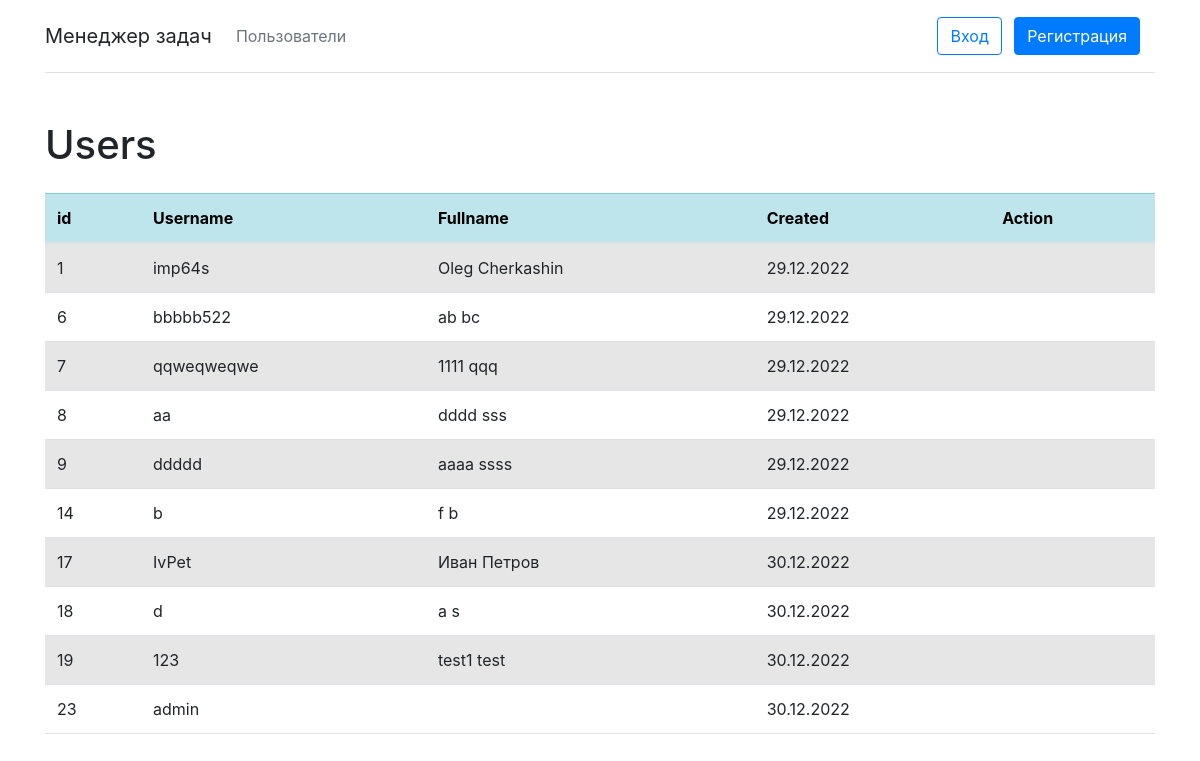
/users/, run on an earlier commit of the app's database.
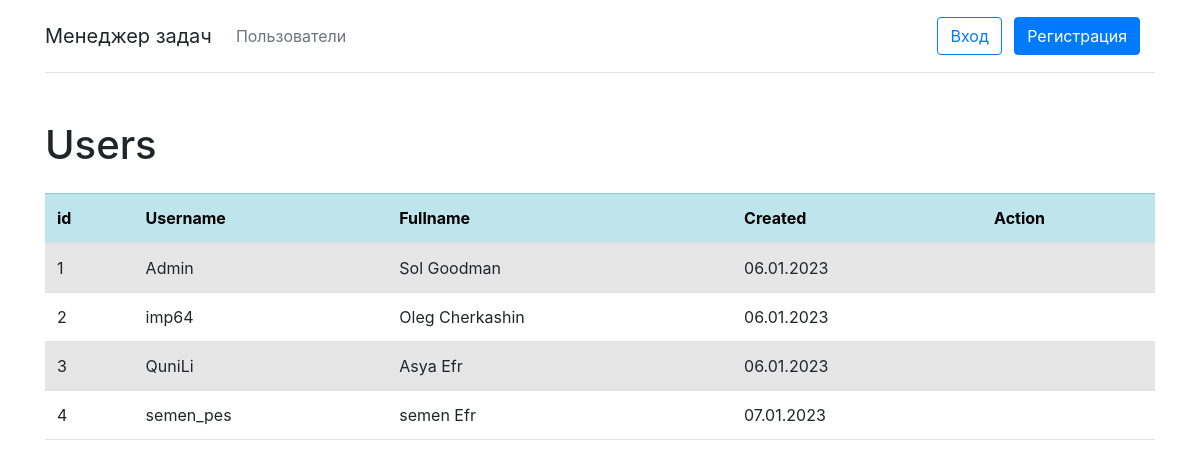
And on a later commit of the database.
### task_manager/users/models.py (models this page shows, shortened)
class Users(AbstractUser):
    USERNAME_FIELD = 'username'
    REQUIRED_FIELDS = []
    def get_full_name(self):
        return f'{self.first_name} {self.last_name}'
    class Meta:
        verbose_name = _("User")
        verbose_name_plural = _("Users")

### task_manager/users/views.py (the view)
# urls.py: path('', ListUsers.as_view(), name='home_users'),
class ListUsers(ListView):
    model = Users
    context_object_name = 'users'
    extra_context = {'title': _('Users')}

### task_manager/templates/users/users_list.html (shortened to what this page needs)
{% extends 'base.html' %}
{% load bootstrap4 %}
{% load i18n %}
{% block content %}
    <h1 class="my-4">{{ title }}</h1>
    <table class="table table-striped table-hover">
        <thead>
        <tr class="table-info">
            <th>id</th>
            <th>{% trans 'Username' %}</th>
            <th>{% trans 'Fullname' %}</th>
            <th>{% trans 'Created' %}</th>
            <th>{% trans 'Action' %}</th>
        </tr>
        </thead>
        <tbody>
            {% for u in users %}
            <tr>
                <td>{{ u.id }}</td>
                <td>{{ u.username }}</td>
                <td>{{ u.get_full_name }}</td>
                <td>{{ u.date_joined|date:"d.m.Y" }}</td>
                <td>
                </td>
            </tr>
            {% endfor %}
        </tbody>
    </table>
{% endblock %}

### task_manager/templates/base.html (shortened to what this page needs)
{% load static %}
<!doctype html>
<html lang="en">
  <head>
    <link href="{% static 'bootstrap.min.css' %}" rel="stylesheet">
    <link href="{% static 'headers.css' %}" rel="stylesheet">
    {% load bootstrap4 %}
    {% load i18n %}
    {% bootstrap_css %}
  </head>
  <body class="d-flex flex-column min-vh-100">
    {% include "navigation.html" %}
    <div class="container">
      {% block content %}
      {% endblock %}
    </div>
  </body>
</html>

### task_manager/templates/navigation.html (shortened to what this page needs)
{% block navigation %}
<div class="container">
    <header class="d-flex flex-wrap align-items-center justify-content-center justify-content-md-between py-3 mb-4 border-bottom">
      <ul class="nav col-12 col-md-auto mb-2 justify-content-center mb-md-0">
        <li><a href="{% url 'index' %}" class="navbar-brand">Менеджер задач</a></li>
        <li><a href="{% url 'home_users' %}" class="nav-link px-2 link-secondary">Пользователи</a></li>
      </ul>
      <div class="col-md-3 text-end">
        {% if user.is_authenticated %}
        <a href="{% url 'logout' %}">
          <button type="button" class="btn btn-danger">Выход</button>
        </a>
        {% else %}
        <a href="{% url 'login' %}">
          <button type="button" class="btn btn-outline-primary me-2">Вход</button>
        </a>
        <a href="{% url 'create_user' %}">
          <button type="button" class="btn btn-primary">Регистрация</button>
        </a>
        {% endif %}
      </div>
    </header>
  </div>
{% endblock %}

What changed in the data, as far as the page shows it:
removed Users: id "6", username "bbbbb522", get_full_name "ab bc", date_joined "29.12.2022"
removed Users: id "7", username "qqweqweqwe", get_full_name "1111 qqq", date_joined "29.12.2022"
removed Users: id "8", username "aa", get_full_name "dddd sss", date_joined "29.12.2022"
removed Users: id "9", username "ddddd", get_full_name "aaaa ssss", date_joined "29.12.2022"
removed Users: id "14", username "b", get_full_name "f b", date_joined "29.12.2022"
removed Users: id "17", username "IvPet", get_full_name "Иван Петров", date_joined "30.12.2022"
removed Users: id "18", username "d", get_full_name "a s", date_joined "30.12.2022"
removed Users: id "19", username "123", get_full_name "test1 test", date_joined "30.12.2022"
removed Users: id "23", username "admin", date_joined "30.12.2022"
changed Users id 1: username "imp64s" → "Admin"; get_full_name "Oleg Cherkashin" → "Sol Goodman"; date_joined "29.12.2022" → "06.01.2023"
added Users: id "2", username "imp64", get_full_name "Oleg Cherkashin", date_joined "06.01.2023"
added Users: id "3", username "QuniLi", get_full_name "Asya Efr", date_joined "06.01.2023"
added Users: id "4", username "semen_pes", get_full_name "semen Efr", date_joined "07.01.2023"
